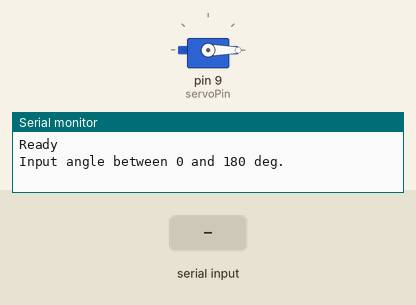
A sketch run on a simulated Arduino Uno, built with avr-gcc and run on an emulated ATmega328P. On the bench: servo, the last lines printed to the serial monitor. The test bench sets the inputs (shaded band).

Above: at 1.2 s.
1.3 s: "90,45\n" received over Serial
At 3.3 s:
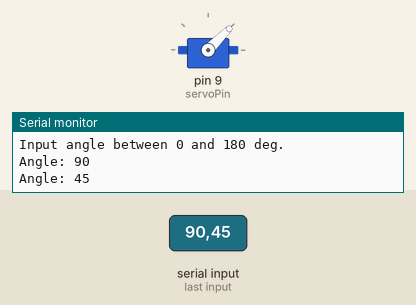
3.9 s: "30,150\n" received over Serial
At 5.2 s:
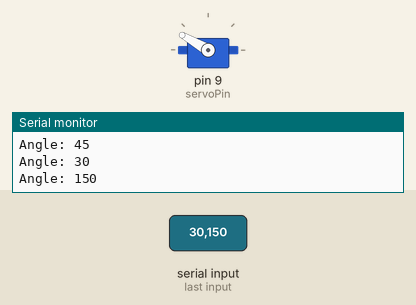
6.3 s: "90\n" received over Serial
At 7.7 s:
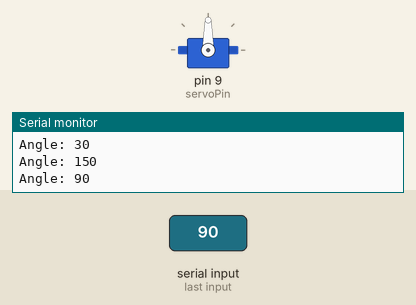
Timing chart, 0 to 9.3 s (numbered marks = the images above; inputs shaded):
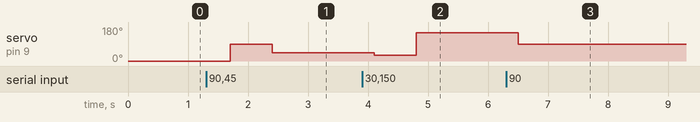

The sketch:

Servo_180_Command.ino
```cpp
/**********************************************************/
/* This code takers a integer command between 0 and 180
 * and command a servo to that angle
 */

#include <Servo.h>

Servo myservo;  // create servo object to control a servo
int angle = 0;
int incomingByte = 0;// for incoming serial data
int oldAngle = 0;
const int servoPin = 9; // Change this number if you servo is attatched elsewhere.

void setup() {
    myservo.attach(servoPin);
    //myservo.attach(servoPin,1000,2000); // <-- Use this instead of the line above. Keeeps the servo from spinning around, this is minumum=1ms and maximum=2ms. Change this if your servo is acting strange (noisy) or does not turn enough.
    myservo.write(0);  // Reset angle

    //***********************************
    //Serial connection 9600 Baud
    //***********************************
    Serial.begin(9600);
    Serial.println("Ready");
    Serial.println("Input angle between 0 and 180 deg.");
}

void loop() {
  angle = readSerial();

  if ((oldAngle != angle) && ((angle >= 0) && (angle <= 180)))
  {
   Serial.print("Angle: ");
   Serial.println(angle);
   delay(200);
   myservo.write(angle);
   oldAngle=angle;
  }
  delay(500);
}


//***********************************
// Read data from UART connection
//***********************************
int readSerial() {
  if (Serial.available() > 1) {
    // read the incoming byte:
    incomingByte = Serial.parseInt();
  }
  return incomingByte;
}
```

Measured:
- after the input at 1.3 s, servo on pin 9 (servoPin): 0° → 90° after 0.40 s, → 45° 0.70 s later
- after the input at 3.9 s, servo on pin 9 (servoPin): 45° → 30° after 0.20 s, → 150° 0.70 s later
- after the input at 6.3 s, servo on pin 9 (servoPin): 150° → 90° after 0.20 s
